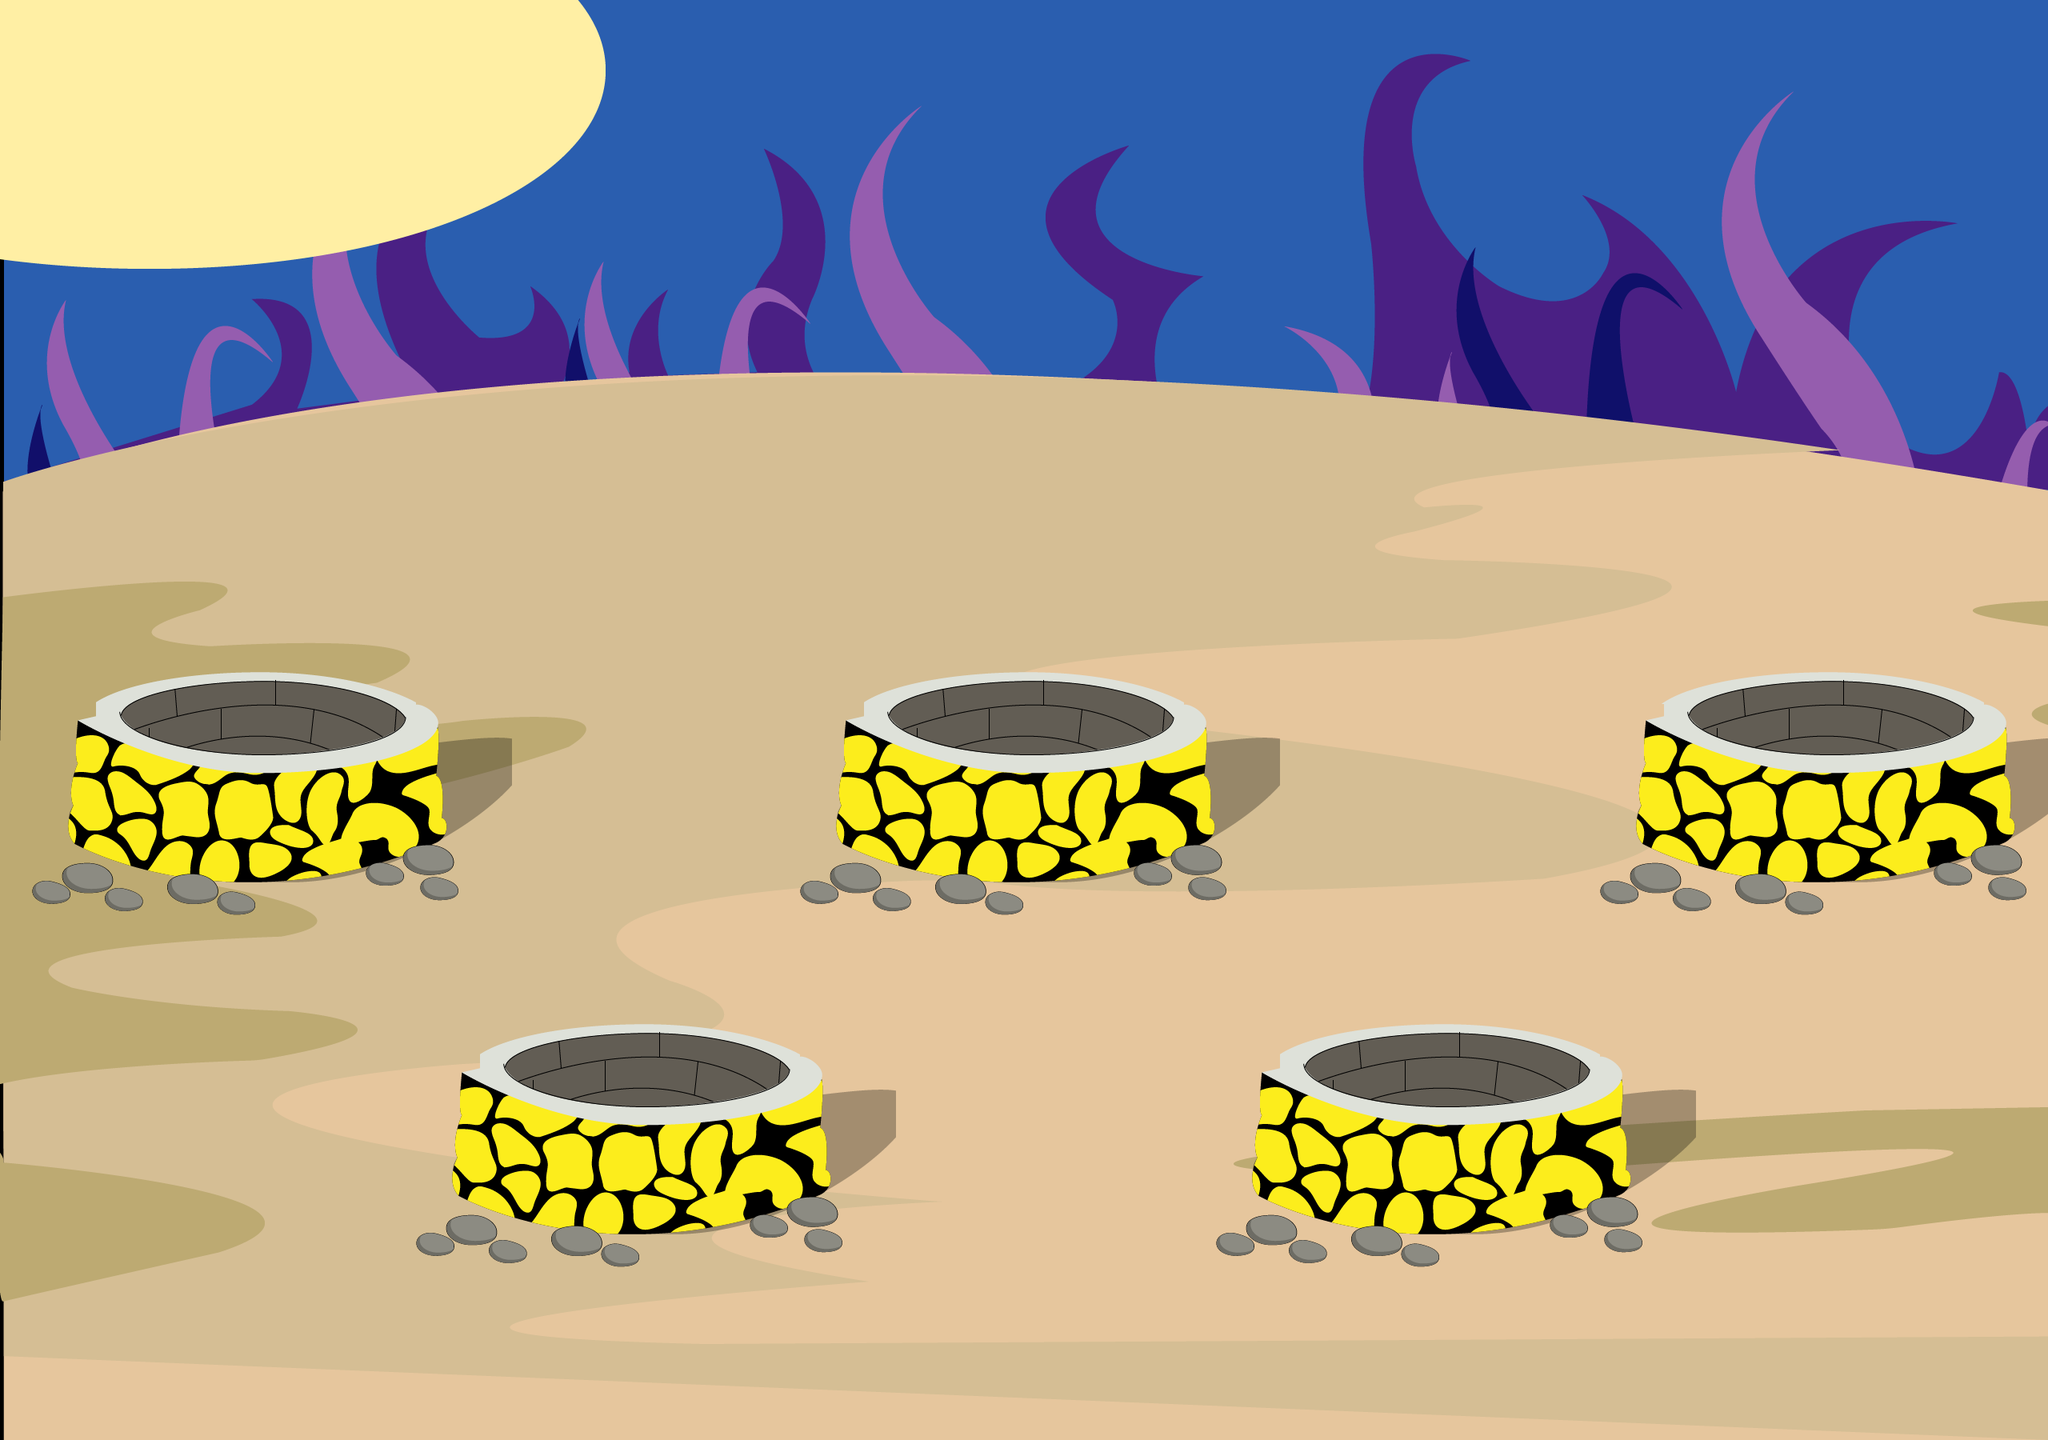

A 2D game scene composited from a Tiled map and its tileset images. What follows is a short description and the map's XML, with each tile layer's data collapsed to a summary:
An orthogonal 64x45 tile map with 40x40 px tiles, 3 tile layers (Tile Layer 1, Tile Layer 3, Tile Layer 4).

<map version="1.0" orientation="orthogonal" renderorder="right-up" width="64" height="45" tilewidth="40" tileheight="40" nextobjectid="1">
 <tileset firstgid="1" name="play3" tilewidth="40" tileheight="40" tilecount="4050" columns="90">
  <image source="play3.png" width="3630" height="1800" />
 </tileset>
 <layer name="Tile Layer 1" width="64" height="45">
  <data>[2880 cells, 2880 non-empty, 2880 distinct tile ids]</data>
 </layer>
 <layer name="Tile Layer 3" width="64" height="45">
  <data>[2880 cells, 202 non-empty, 42 distinct tile ids]</data>
 </layer>
 <layer name="Tile Layer 4" width="64" height="45">
  <data>[2880 cells, 592 non-empty, 120 distinct tile ids]</data>
 </layer>
</map>
